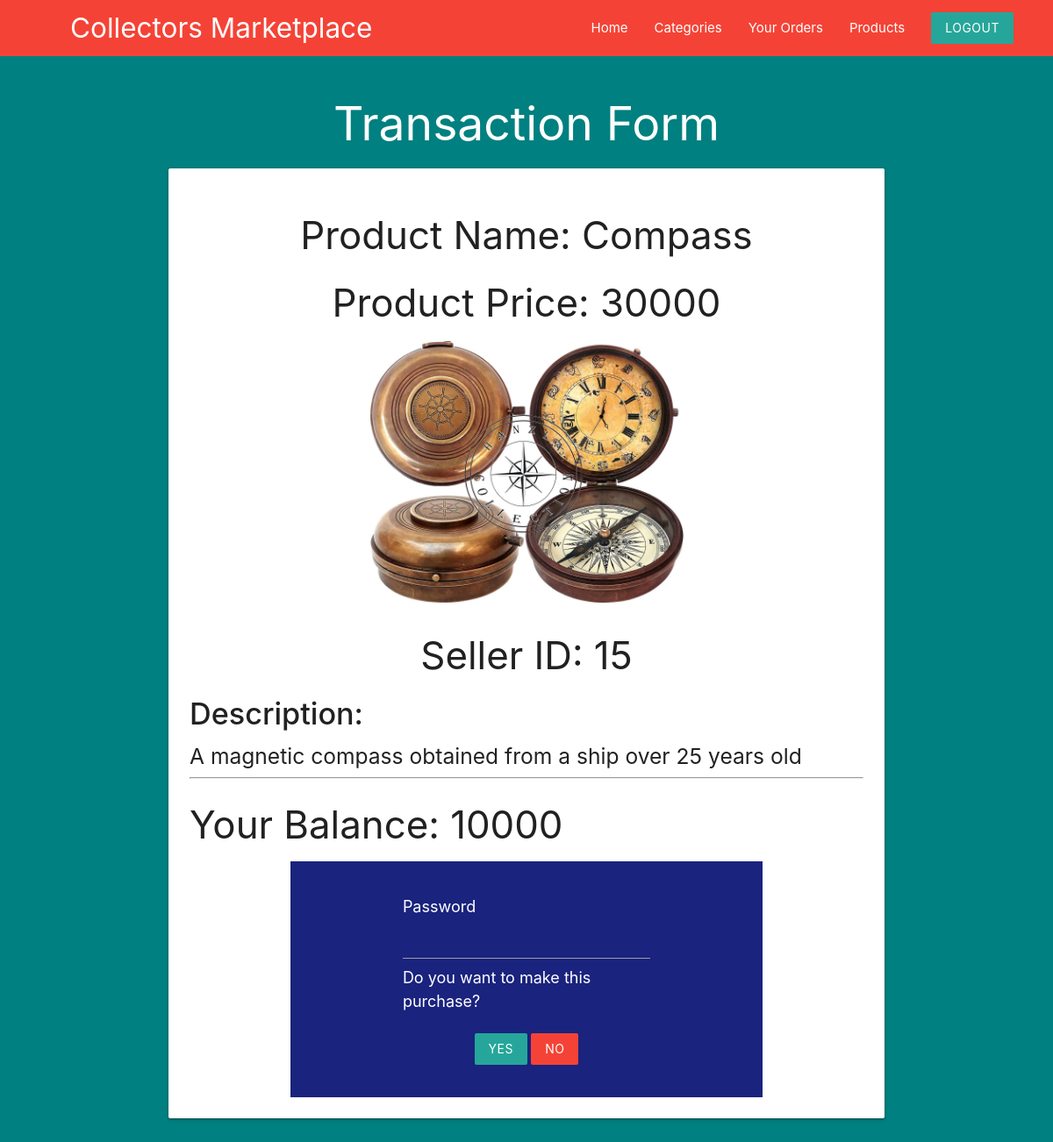
Page /user/purchase.php?product_id=20 (signed in) on the earlier database version.
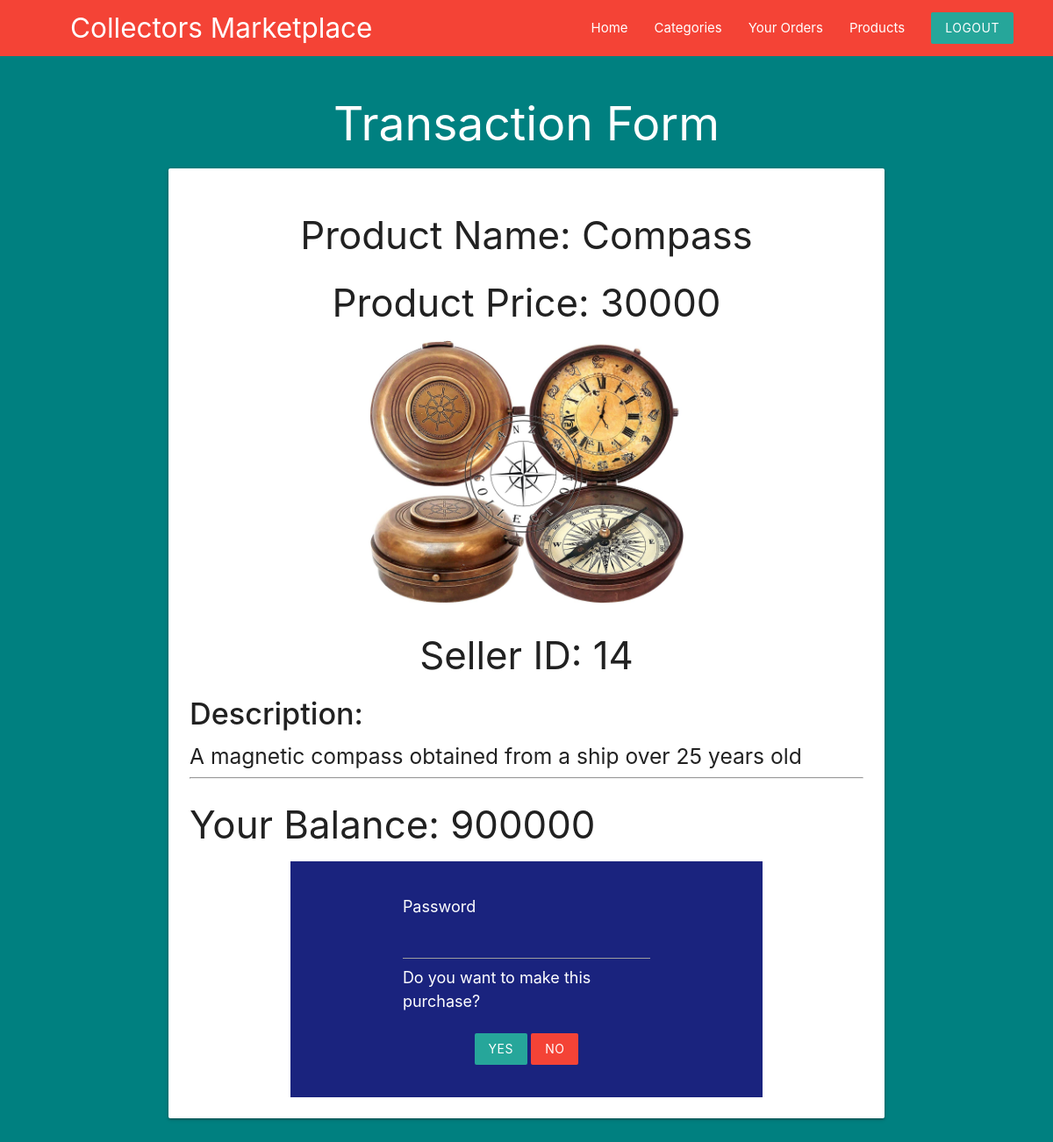
Same page on the later database version.
### tables this page shows
CREATE TABLE `product` (
  `product_id` int(5) NOT NULL,
  `cat_id` int(11) NOT NULL DEFAULT 404,
  `seller_id` int(11) NOT NULL,
  `product_name` varchar(50) NOT NULL,
  `product_price` int(11) NOT NULL,
  `product_img` varchar(255) NOT NULL,
  `timestamp_add` timestamp NOT NULL DEFAULT current_timestamp(),
  `status` int(1) NOT NULL DEFAULT 1,
  `product_desc` text NOT NULL
);

CREATE TABLE `customers` (
  `cust_id` int(5) NOT NULL,
  `cust_username` varchar(50) NOT NULL,
  `cust_pass` int(11) NOT NULL,
  `cust_name` varchar(20) NOT NULL,
  `cust_addr` text NOT NULL,
  `cust_email` varchar(50) NOT NULL,
  `cust_image` varchar(255) NOT NULL,
  `cust_phone` bigint(10) NOT NULL,
  `cust_balance` int(5) NOT NULL
);

### user/purchase.php (the view, shortened to what this page needs)
<?php
    include("../templates/database_conn.php");
    $uid=$_SESSION['USER_ID'];
    $sql1="SELECT * FROM `customers` WHERE cust_id ='$uid'";
    $res1=mysqli_query($con,$sql1);
    $urow1 = mysqli_fetch_array($res1, MYSQLI_ASSOC);
    if(isset($_GET['product_id'])){
        $p=$_GET['product_id'];
        $sql= "SELECT * FROM `product` WHERE `product_id`='$p' and `status`=1";
        $res=mysqli_query($con,$sql);
        $prod=mysqli_fetch_array($res,MYSQLI_ASSOC);
    }
?>
<!DOCTYPE html>
<html lang="en">
<head>
    <link rel="stylesheet" href="../templates/stylesheet.css">
    <link rel="stylesheet" href="https://cdnjs.cloudflare.com/ajax/libs/materialize/1.0.0/css/materialize.min.css">
</head>
<body class="grey lighten-4" >
<nav class="red z-depth-0" style="padding-right: 30px;padding-left: 80px;">
		<div>
			<a href="user_home.php" class="brand-logo brand-text hide-on-med-and-down">Collectors Marketplace</a>
            <ul id="nav-mobile" class="right">
                <li ><a href="user_home.php">Home</a></li>
                <li ><a href="user_categories.php">Categories</a></li>
                <li ><a href="user_orders.php">Your Orders</a></li>
                <li><a href="All_products.php">Products</a></li>
				<li><a href="user_logout.php" class="btn brand z-depth-0">Logout</a></li>
		    </ul>
		</div>
</nav>
<div class="blackbgbg">
<div class="container">
<h2 class="white-text" style="text-align:center;">Transaction Form</h2>
    <div class="card">
    <div class="card-content">
    <center>
        <h3>Product Name: <?php echo $prod['product_name'];?></h3>
        <h3>Product Price: <?php echo $prod['product_price'];?></h3>
        <img src="<?php echo $prod['product_img'];?>" height=300px>
        <h3>Seller ID: <?php echo $prod['seller_id'];?></h3>
    </center>
        <h4><strong>Description: </h4></strong><h5><?php echo $prod['product_desc'];?></h5>
    <hr>
    <h3>Your Balance: <?php echo $urow1['cust_balance']?></h3>
    <div class="container  indigo darken-4">
    <form action="" method="post">
        <label style="font-size:18px; color:white;">Password</label>
        <input type="password" name="password" class="white-text" value='' required>
        <label style="font-size:18px; color:white;">Do you want to make this purchase?</label>
        <div><br></div>
        <div class="center">
        <input type="submit" name="confirm" value="YES" class="btn brand z-depth-0">
        <input type="submit" name="confirm" value="NO"  class="btn brand red z-depth-0">
        </div>
    </form>
    </div>
    </div>
    </div>
</div>
</div>
</body>
</html>

Differences in the rows shown:
changed product "Compass": seller "15" → "14"
changed customers: cust_balance "10000" → "900000"
